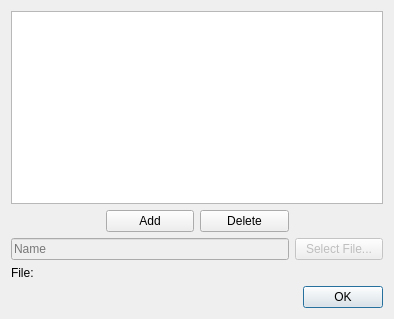
<?xml version="1.0" encoding="UTF-8"?>
<ui version="4.0">
 <class>LayoutDialog</class>
 <widget class="QDialog" name="LayoutDialog">
  <property name="geometry">
   <rect>
    <x>0</x>
    <y>0</y>
    <width>394</width>
    <height>319</height>
   </rect>
  </property>
  <property name="windowTitle">
   <string>Layout Files</string>
  </property>
  <layout class="QGridLayout" name="gridLayout">
   <item row="3" column="3">
    <widget class="QPushButton" name="openFileButton">
     <property name="enabled">
      <bool>false</bool>
     </property>
     <property name="text">
      <string>Select File...</string>
     </property>
    </widget>
   </item>
   <item row="4" column="0">
    <widget class="QLabel" name="label">
     <property name="text">
      <string>File:</string>
     </property>
    </widget>
   </item>
   <item row="6" column="0" colspan="4">
    <widget class="QDialogButtonBox" name="buttonBox">
     <property name="orientation">
      <enum>Qt::Horizontal</enum>
     </property>
     <property name="standardButtons">
      <set>QDialogButtonBox::Ok</set>
     </property>
    </widget>
   </item>
   <item row="1" column="2">
    <widget class="QPushButton" name="deleteButton">
     <property name="text">
      <string>Delete</string>
     </property>
    </widget>
   </item>
   <item row="4" column="1" colspan="3">
    <widget class="QLabel" name="fileLabel">
     <property name="text">
      <string/>
     </property>
     <property name="alignment">
      <set>Qt::AlignLeading|Qt::AlignLeft|Qt::AlignTop</set>
     </property>
     <property name="wordWrap">
      <bool>true</bool>
     </property>
    </widget>
   </item>
   <item row="1" column="1">
    <widget class="QPushButton" name="addButton">
     <property name="text">
      <string>Add</string>
     </property>
    </widget>
   </item>
   <item row="0" column="0" colspan="4">
    <widget class="QTableView" name="fileTableView">
     <property name="selectionMode">
      <enum>QAbstractItemView::SingleSelection</enum>
     </property>
     <property name="selectionBehavior">
      <enum>QAbstractItemView::SelectRows</enum>
     </property>
    </widget>
   </item>
   <item row="3" column="0" colspan="3">
    <widget class="QLineEdit" name="nameInput">
     <property name="enabled">
      <bool>false</bool>
     </property>
     <property name="placeholderText">
      <string>Name</string>
     </property>
    </widget>
   </item>
  </layout>
 </widget>
 <resources/>
 <connections>
  <connection>
   <sender>buttonBox</sender>
   <signal>accepted()</signal>
   <receiver>LayoutDialog</receiver>
   <slot>accept()</slot>
   <hints>
    <hint type="sourcelabel">
     <x>248</x>
     <y>254</y>
    </hint>
    <hint type="destinationlabel">
     <x>157</x>
     <y>274</y>
    </hint>
   </hints>
  </connection>
  <connection>
   <sender>buttonBox</sender>
   <signal>rejected()</signal>
   <receiver>LayoutDialog</receiver>
   <slot>reject()</slot>
   <hints>
    <hint type="sourcelabel">
     <x>316</x>
     <y>260</y>
    </hint>
    <hint type="destinationlabel">
     <x>286</x>
     <y>274</y>
    </hint>
   </hints>
  </connection>
 </connections>
</ui>
